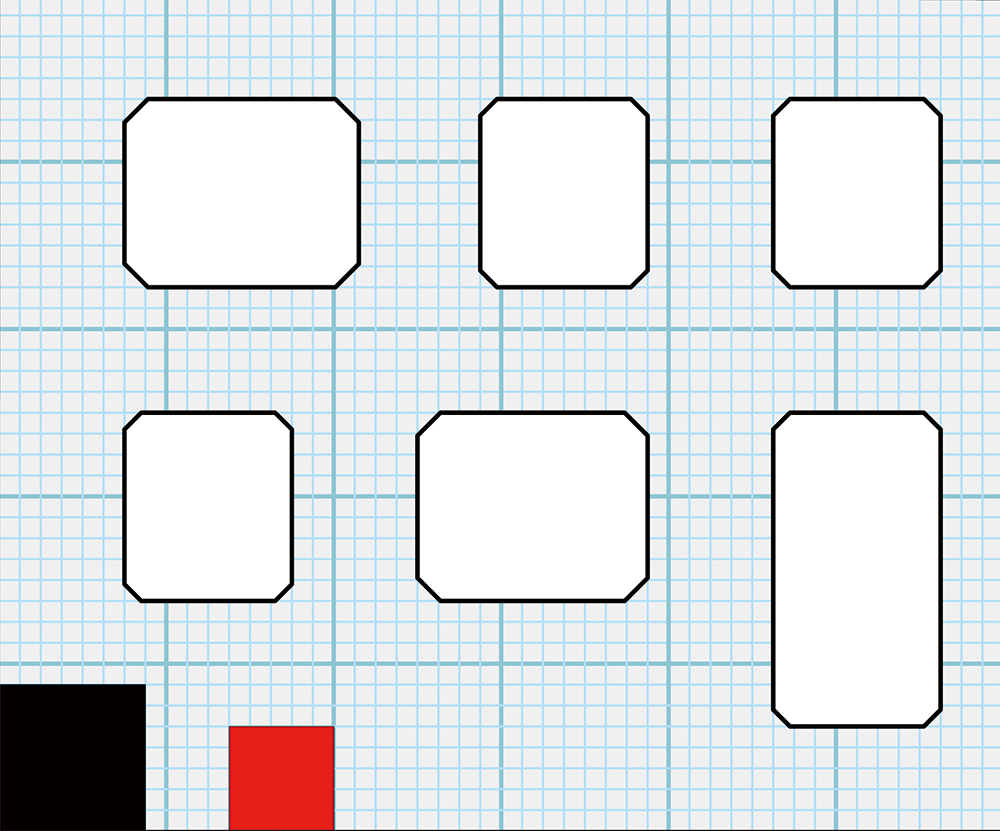
#> input picture 空地code/Car-main/python_sdk/map1.jpg, 1000 x 831 px, given in place of the camera
$ python test.py
#> lines starting #> are read from the running program, lines starting #| are printed output that depends on the picture; after the words box and inside, x2 and y2 are one past the last pixel; in counts of white or black regions, pixels touching at a corner belong together
#> in main_camera_test, frame is the input picture: shape (831, 1000, 3); mean B, G, R 228.9, 225.9, 222
import cv2
import numpy as np
from typing import Optional, Tuple


def find_largest_contour_info(image: np.ndarray, debug: bool = False) -> Tuple[Optional[Tuple[int, int]], Optional[np.ndarray]]:
    """
    识别图像中的最大轮廓并返回其中心坐标。
    可视化部分通过 debug 参数控制。

    Args:
        image (np.ndarray): 输入的图像帧 (BGR 格式)。
        debug (bool, optional): 是否显示调试用的可视化窗口和绘图。默认为 False。

    Returns:
        tuple:
            - Optional[Tuple[int, int]]: 最大轮廓的中心坐标 (center_x, center_y)。如果未找到或计算失败，则为 None。
            - Optional[np.ndarray]: 绘制了轮廓和中心点的调试图像副本。如果 debug=False 或处理失败，则为 None。
    """
#> called with debug = True
    if image is None:
        print("错误：输入图像为 None。")
        return None, None

    # 创建一个可供调试用的图像副本，避免修改原始图像
    debug_image = image.copy() if debug else None

    # 1. 预处理
    gray = cv2.cvtColor(image, cv2.COLOR_BGR2GRAY)
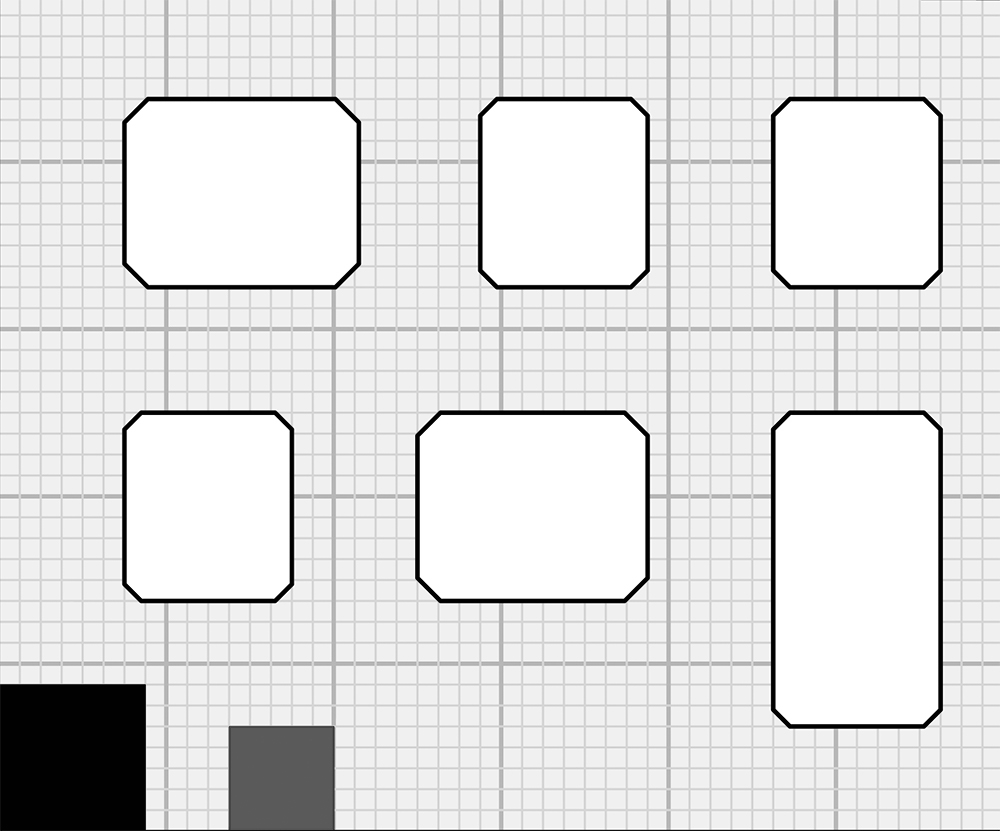
#> gray: shape (831, 1000); min 0, max 255, mean 225.1
    blurred = cv2.GaussianBlur(gray, (5, 5), 0)
    _, thresh = cv2.threshold(
        blurred, 0, 255, cv2.THRESH_BINARY + cv2.THRESH_OTSU)
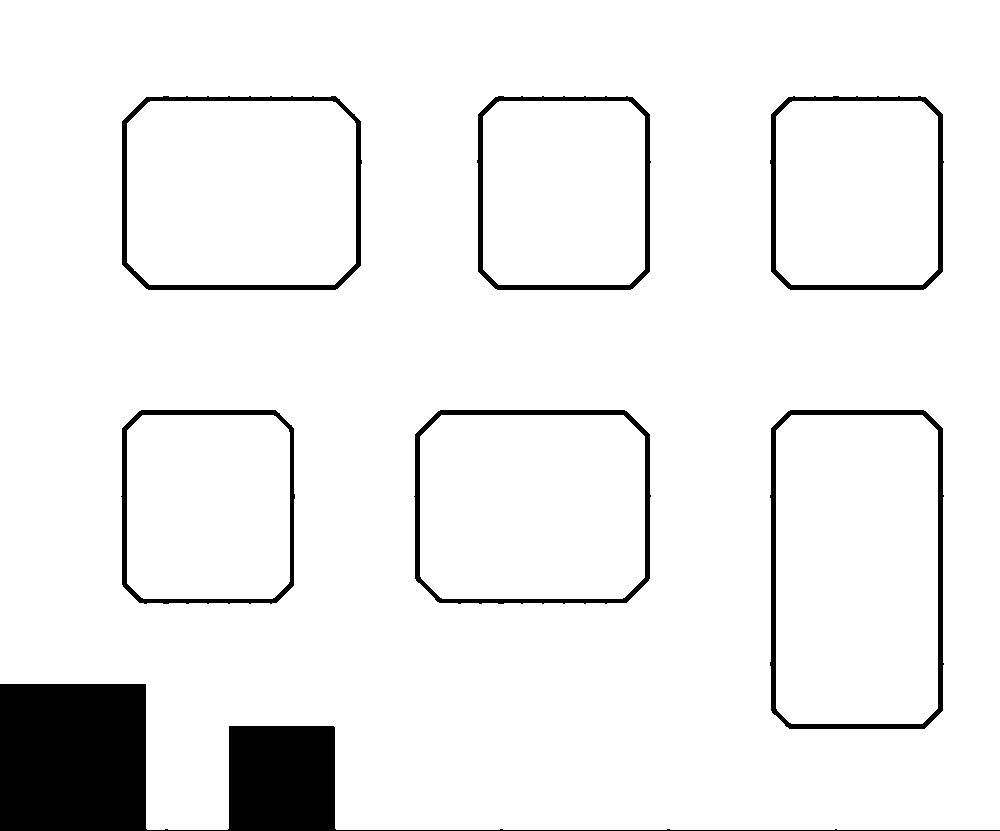
#> thresh: shape (831, 1000); 93.4% white; 7 black regions

    # 2. 查找轮廓
    contours, _ = cv2.findContours(
        thresh, cv2.RETR_EXTERNAL, cv2.CHAIN_APPROX_SIMPLE)
#> contours = 1 contour; box (x1, y1, x2, y2) and area: (0, 0, 1000, 830) 795718

    center_coords: Optional[Tuple[int, int]] = None

    # 3. 找到最大轮廓
    if contours:
        largest_contour = max(contours, key=cv2.contourArea)
#> largest_contour = contour of 32 points, box (x1, y1, x2, y2) (0, 0, 1000, 830), area 795718

        # 4. 计算中心点
        M = cv2.moments(largest_contour)
#> M = moments, m00 795717.5, centre m10/m00, m01/m00 = (514, 400.3)

        if M["m00"] != 0:
            center_x = int(M["m10"] / M["m00"])
#> center_x = 513
            center_y = int(M["m01"] / M["m00"])
#> center_y = 400
            center_coords = (center_x, center_y)
#> center_coords = (513, 400)

            # 5. 可视化 (仅在 debug 模式下执行)
            if debug and debug_image is not None:
                # 绘制最大轮廓 (红色)
                cv2.drawContours(
                    debug_image, [largest_contour], -1, (0, 0, 255), 3)
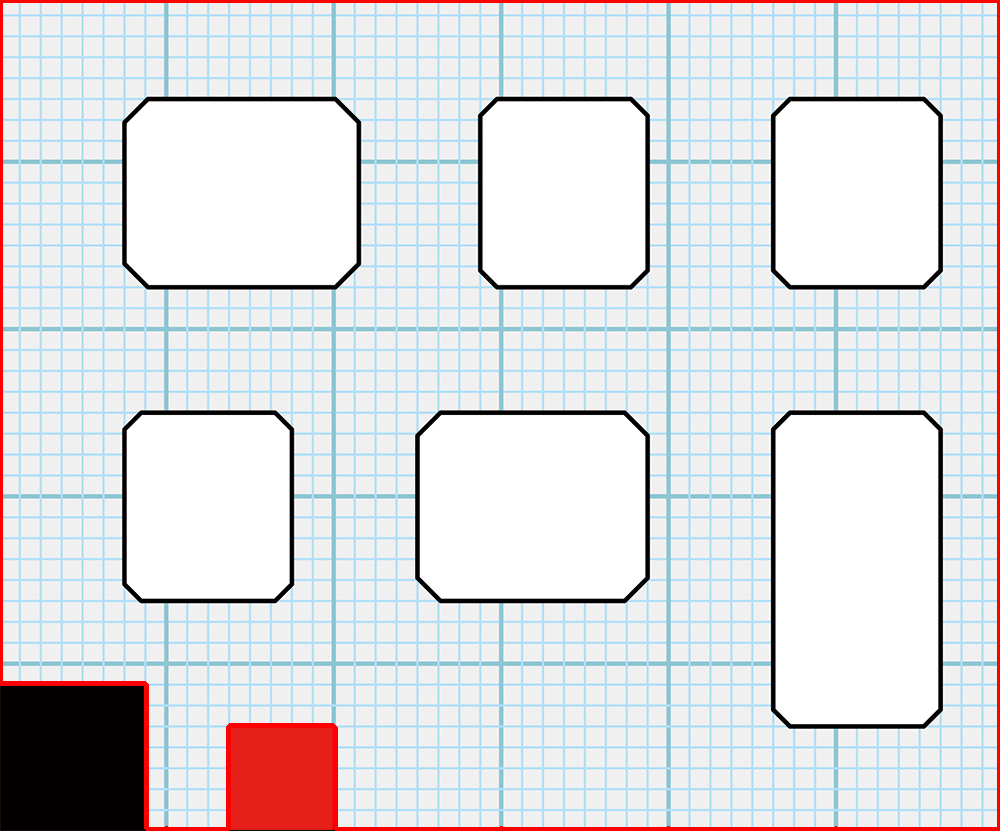
#> debug_image: shape (831, 1000, 3); 1.62% of pixels changed, all inside (x1, y1, x2, y2) = (0, 0, 1000, 831)
                # 在中心点绘制一个圆 (黄色)
                cv2.circle(debug_image, center_coords, 5, (0, 255, 255), -1)
#> debug_image: shape (831, 1000, 3); 0.01% of pixels changed, all inside (x1, y1, x2, y2) = (508, 395, 519, 406)
                # 在图像上显示中心点坐标
                cv2.putText(debug_image, f"Center: {center_coords}", (center_x + 10, center_y + 10),
                            cv2.FONT_HERSHEY_SIMPLEX, 0.7, (255, 255, 255), 2)
#> debug_image: shape (831, 1000, 3); mean B, G, R 225.5, 222.7, 222.9
        elif debug and debug_image is not None:
            cv2.putText(debug_image, "Largest contour area is zero", (10, 30),
                        cv2.FONT_HERSHEY_SIMPLEX, 0.7, (0, 0, 255), 2)
    elif debug and debug_image is not None:
        cv2.putText(debug_image, "No contours found", (10, 30),
                    cv2.FONT_HERSHEY_SIMPLEX, 0.7, (0, 0, 255), 2)

    return center_coords, debug_image

# --- 摄像头测试功能 ---


def main_camera_test(debug: bool = False):
    """
    打开摄像头并实时识别最大轮廓的中心。
    """
    cap = cv2.VideoCapture(0)  # 尝试打开默认摄像头

    if not cap.isOpened():
        print("错误：无法打开摄像头。请检查摄像头是否连接正确或是否被其他程序占用。")
        return

    print("摄像头已打开。按 'q' 键退出。")

    while True:
        ret, frame = cap.read()
        if not ret:
            print("错误：无法读取帧，可能是摄像头断开或视频流结束。")
            break

        # 调用识别函数，并根据 debug 参数决定是否生成调试图像
        center, debug_frame = find_largest_contour_info(frame, debug=debug)
#> center = (513, 400)

        # 显示主摄像头画面
        # 如果debug，显示debug_frame，否则显示原始帧副本
        display_frame = debug_frame if debug_frame is not None else frame.copy()

        # 在主显示帧上添加额外的文字信息（如果需要）
        if center:
            cv2.putText(display_frame, f"Detected Center: {center}", (10, 60),
                        cv2.FONT_HERSHEY_SIMPLEX, 0.8, (0, 255, 0), 2)
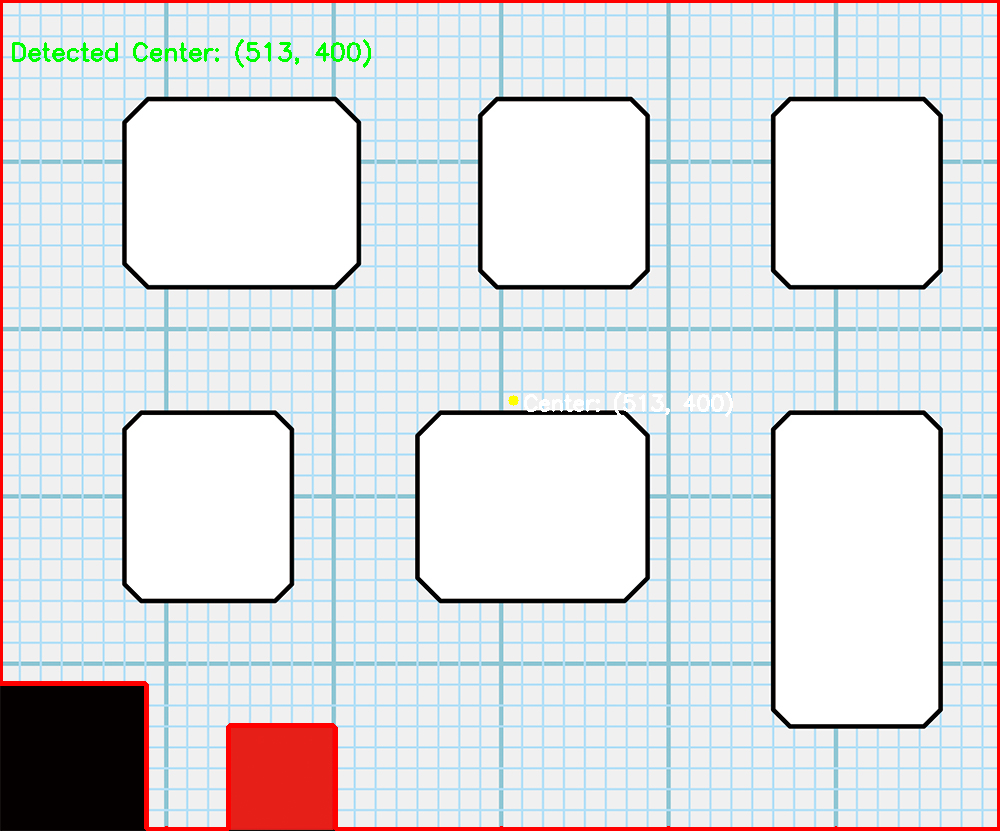
#> display_frame: shape (831, 1000, 3); mean B, G, R 224.8, 222.7, 222.2
        else:
            cv2.putText(display_frame, "No object detected", (10, 60),
                        cv2.FONT_HERSHEY_SIMPLEX, 0.8, (0, 255, 255), 2)

        cv2.imshow("Live Camera Feed (Press 'q' to quit)", display_frame)

        # 按 'q' 键退出循环
        if cv2.waitKey(1) & 0xFF == ord('q'):
#> (key q is pressed here)
            break

    # 释放资源
    cap.release()
    cv2.destroyAllWindows()


# --- 主程序入口 ---
if __name__ == '__main__':
    # 你可以通过修改这里的 debug=True/False 来控制是否显示调试信息
    # debug_mode = True  # 开启调试模式，会显示额外的窗口和绘图
    debug_mode = True  # 关闭调试模式，只显示基本的摄像头画面

    main_camera_test(debug=debug_mode)

$ run again, on 空地code/Car-main/python_sdk/map.png
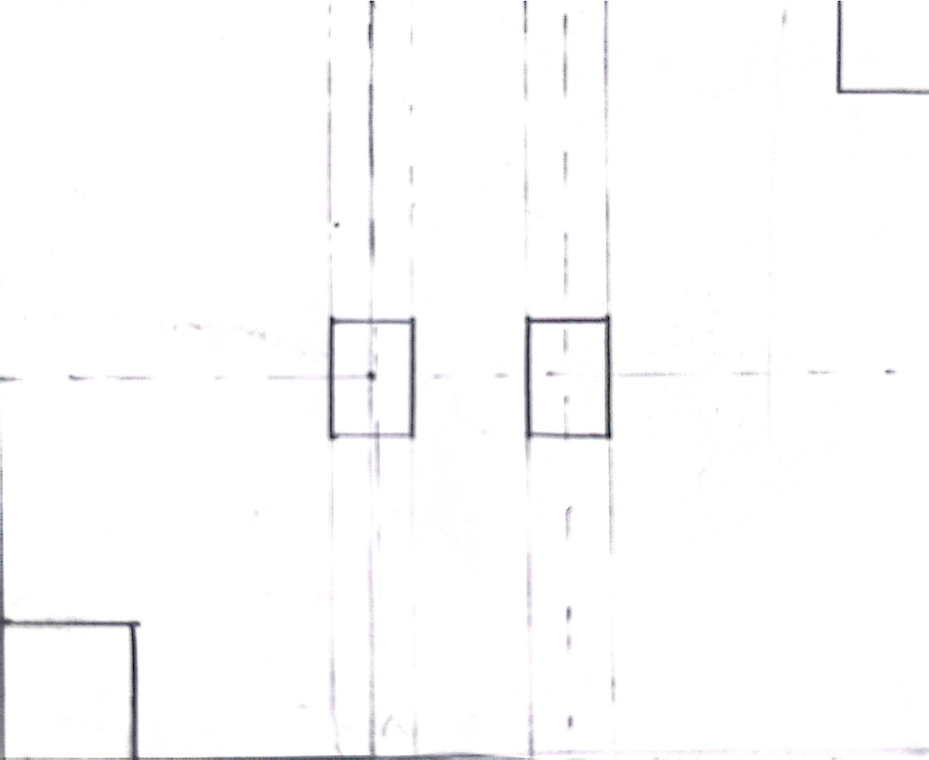
#> input picture 空地code/Car-main/python_sdk/map.png, 929 x 760 px, shrunk from 2532 x 2070 before the run, given in place of the camera
#> in main_camera_test, frame is the input picture: shape (760, 929, 3); mean B, G, R 252.4, 252.1, 252.2
#> in find_largest_contour_info, `_, thresh = cv2.threshold( blurred, 0, 255, cv2.THRESH_BINARY + cv2.TH..`:
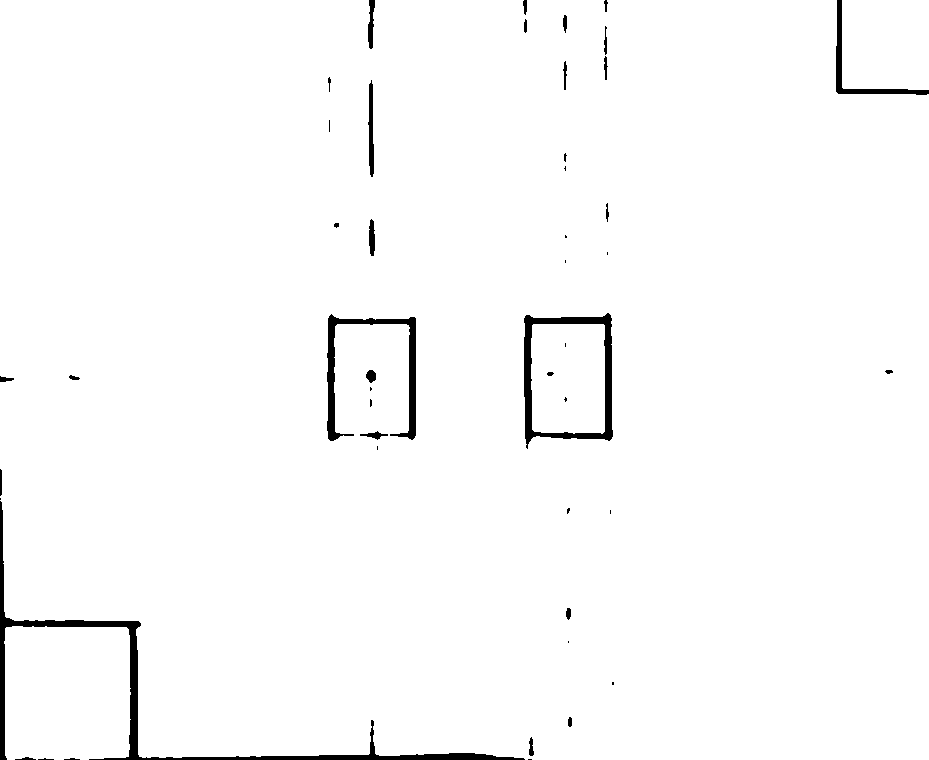
#> thresh: shape (760, 929); 98.2% white; 47 black regions (18 under 20 px)
#> contours = 3 contours; box (x1, y1, x2, y2) and area: (0, 0, 929, 760) 673756, (4, 626, 131, 760) 16216, (842, 0, 929, 90) 7588
#> largest_contour = contour of 216 points, box (x1, y1, x2, y2) (0, 0, 929, 760), area 673756
#> M = moments, m00 673756.5, centre m10/m00, m01/m00 = (470.6, 374)
#> center_x = 470
#> center_y = 374
#> center_coords = (470, 374)
#> in main_camera_test, `cv2.putText(display_frame, f"Detected Center: {center}", (10, 60), cv2..`:
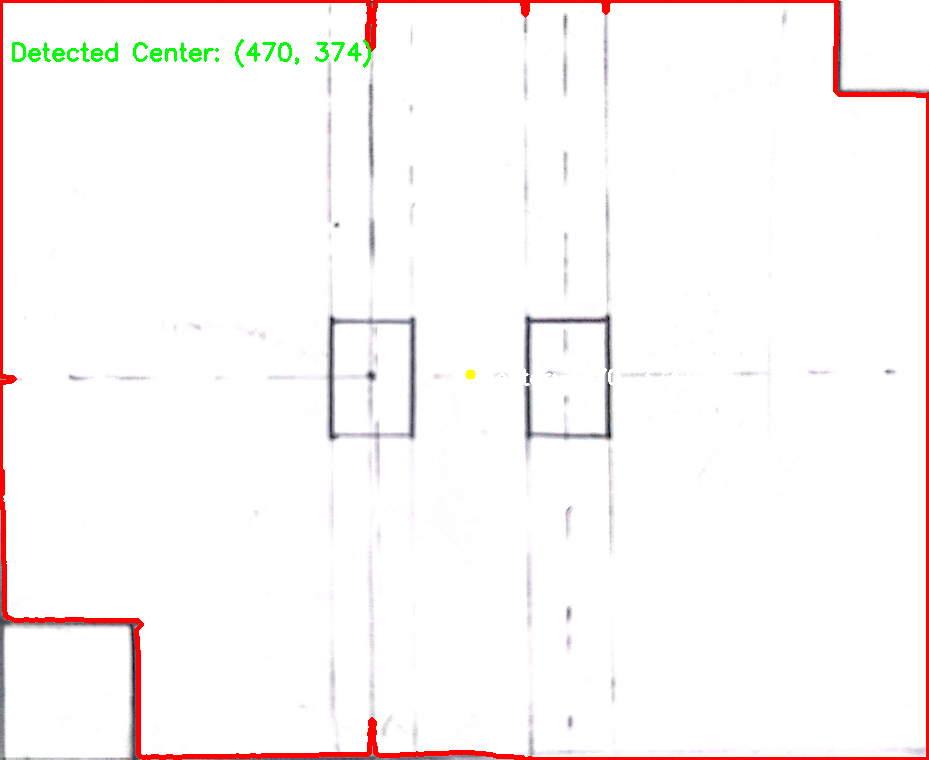
#> display_frame: shape (760, 929, 3); mean B, G, R 247.2, 247.8, 251.8
